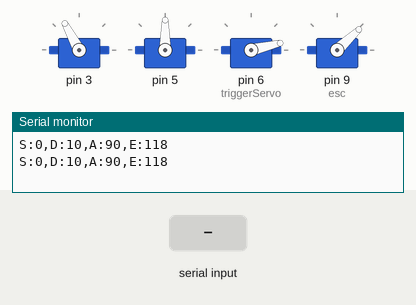
Simulated run of this sketch. Board: Arduino Uno, built with avr-gcc and run on an emulated ATmega328P. Shown: 4 × servo, the last lines printed to the serial monitor. Inputs (shaded band) come from the test bench.

Above: at 1.2 s.
1.3 s: "90,45,200\n" received over Serial
At 1.52 s:
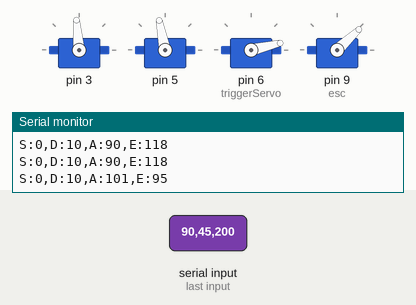
At 1.87 s:
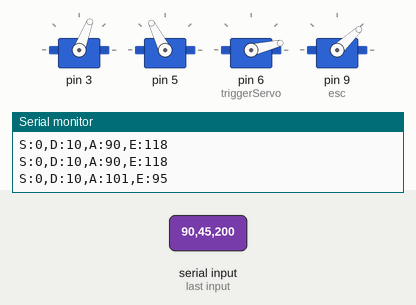
4.3 s: "30,150,10\n" received over Serial
At 4.49 s:
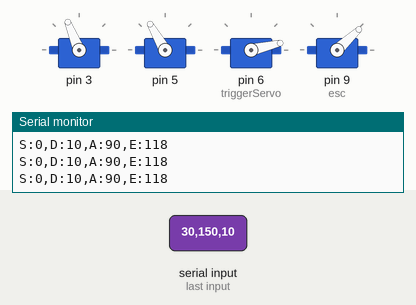
Timing chart, 0 to 7.3 s (numbered marks = the images above; inputs shaded):
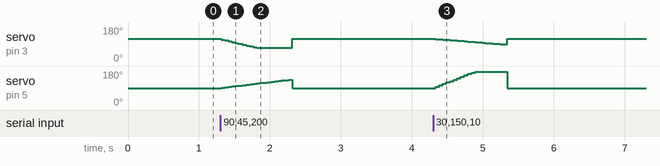

The sketch:

controAllActuatorsV2.ino
```cpp
#include <Servo.h> // Include the Servo library

enum shotStates_e {
  SHOT_STATE_IDLE,
  SHOT_STATE_SPIN_FLYWHEEL,
  SHOT_STATE_TRIGGER_FARWARD
};

shotStates_e shotStates = SHOT_STATE_IDLE;


enum gunStates_e {
  GUN_STATE_SHUTDOWN = 0,   // pwm 0 to the gun and centrelize.                         set shot state to idle if not in idle
  GUN_STATE_DISARM = 1,     // pwm 0 to the gun and follow elevation azimuth commands.  set shot state to idle if not in idle
  GUN_STATE_ARM = 2,        // hold fire, arm esc if need to.                           set shot state to idle if not in idle
  GUN_STATE_FIRE = 3,       // regular shoot command
  GUN_STATE_RELOADED = 4    // not a mode, this just update the shotFiredCounter to 0.        set shot state to idle if not in idle
};

gunStates_e gunState = GUN_STATE_SHUTDOWN;
gunStates_e gunStatePrev = GUN_STATE_SHUTDOWN;


// general parameters
int maxTargetLossTime = 1000;
int shotFiredCounter = 0;
int maxShotsInMagazin = 10;

// shot mechanism parameters:
int durationForMotorsToSpeedUpMs = 1000;
int durationForTriggerToMoveFarwardMs = 700;
int triggerServoForwardPos = 100;
int triggerServoBackPos = 13;
int flywhillIdlePwm = 990;
int flywhillSpinPwm = 1150;

int pidLoopDelayMs = 50;

uint32_t shotStateMachineEnterStateTimeStamp;


// Define a ServoController class
class ServoController {
private:
  Servo servo;         // Servo object
  int pin;             // PWM pin for the servo
  float currentPos;    // Current position of the servo (degrees)
  float velocity;      // Current velocity command (degrees per second)
  unsigned long lastUpdateTime; // Last time the servo position was updated
  float minAngle;      // Minimum angle for the servo
  float maxAngle;      // Maximum angle for the servo
  bool isBackwards;    // Flip the direction if assembled backwards

public:
  // Constructor
  ServoController(int pin, float minAngle = 0, float maxAngle = 180, bool isBackwards = false)
    : pin(pin), currentPos((minAngle + maxAngle) / 2), velocity(0),
      lastUpdateTime(0), minAngle(minAngle), maxAngle(maxAngle),
      isBackwards(isBackwards) {}

  // Attach the servo to the specified pin
  void attach() {
    servo.attach(pin);
    servo.write(currentPos); // Set initial position to the midpoint
    lastUpdateTime = millis(); // Initialize the timer
  }

  // Set a velocity command for the servo (degrees per second)
  void setVelocity(int vel) {
    velocity = isBackwards ? -vel : vel; // Flip the direction if assembled backwards
  }
  void centrelize() {
    setVelocity(0);
    currentPos = this->minAngle + (this->maxAngle - this->minAngle)/2;
  }

  // Update the servo position based on the velocity
  void update() {
    float deltaTime = (float)pidLoopDelayMs / 1000;

    // Update the current position based on the velocity
    currentPos += velocity * deltaTime;

    // Constrain the position to the servo's limits
    currentPos = constrain(currentPos, minAngle, maxAngle);

    // Write the updated position to the servo
    servo.write(currentPos);
  }

  // Get the current position of the servo
  float getPosition() {
    return currentPos;
  }

  // Set the minimum and maximum angles for the servo
  void setAngleLimits(float minA, float maxA) {
    minAngle = minA;
    maxAngle = maxA;
  }

  // Set whether the servo is assembled backwards
  void setBackwards(bool backwards) {
    isBackwards = backwards;
  }
};

// Create ServoController objects for each servo
ServoController elevationServo(3, 69, 167, true); // elevation Servo on pin 3 with limits 69° to 167
ServoController azimuthServo(5, 5, 175); // azimuth Servo on pin 5, assembled backwards
Servo triggerServo;
Servo esc; // Create a Servo object to control the ESC

void armEscs(void) {
  if ((gunState == GUN_STATE_SHUTDOWN) || (gunState == GUN_STATE_DISARM)) {
    // Initialize ESC at minimum throttle
    esc.writeMicroseconds(flywhillIdlePwm);
  }
}

void disarmEscs(void) {
  esc.writeMicroseconds(flywhillIdlePwm);
}


void setShotStateToSpinFlywheel(void) {
  esc.write(flywhillSpinPwm);
  triggerServo.write(triggerServoBackPos);
  shotStateMachineEnterStateTimeStamp = millis();
  shotStates = SHOT_STATE_SPIN_FLYWHEEL;
}

void setShotStateToTriggerForward(void) {
  triggerServo.write(triggerServoForwardPos);
  shotStateMachineEnterStateTimeStamp = millis();
  shotStates = SHOT_STATE_TRIGGER_FARWARD;
  shotFiredCounter ++;
}

void setShotStateToIdle(void) {
  triggerServo.write(triggerServoBackPos);
  esc.write(flywhillIdlePwm);

  shotStateMachineEnterStateTimeStamp = millis();
  shotStates = SHOT_STATE_IDLE;
}


void shootNow(void) {
  if (shotStates == SHOT_STATE_IDLE){
    setShotStateToSpinFlywheel();
  }
}

void handleShot(void) {
  if (gunState == GUN_STATE_DISARM || gunState == GUN_STATE_DISARM){
    setShotStateToIdle();
    return;
  }

  switch(shotStates){
    case SHOT_STATE_IDLE:
      break;

    case SHOT_STATE_SPIN_FLYWHEEL:

      if (millis() > (shotStateMachineEnterStateTimeStamp + durationForMotorsToSpeedUpMs)) {
        setShotStateToTriggerForward();
      }
      break;

    case SHOT_STATE_TRIGGER_FARWARD:
      if (millis() > (shotStateMachineEnterStateTimeStamp + durationForTriggerToMoveFarwardMs)) {
        setShotStateToIdle();
      }
      break;
  }


}

static void setGunStateToShutdown(void) {
    disarmEscs();
    elevationServo.centrelize();
    azimuthServo.centrelize();
    gunState = GUN_STATE_SHUTDOWN;
}

void publishStateToMissionController() {
  static unsigned long lastPublishTime = 0;
  unsigned long currentTime = millis();

  if (currentTime - lastPublishTime >= 500) { // Publish every 100ms
    int dartsLeftInMagazine = maxShotsInMagazin - shotFiredCounter;
    int azimuth = (int)azimuthServo.getPosition();
    int elevation = (int)elevationServo.getPosition();

    Serial.print("S:");
    Serial.print(gunState);
    Serial.print(",D:");
    Serial.print(dartsLeftInMagazine);
    Serial.print(",A:");
    Serial.print(azimuth);
    Serial.print(",E:");
    Serial.println(elevation);

    lastPublishTime = currentTime;
  }
}

void setup() {
  Serial.begin(9600); // For debugging
  elevationServo.attach();
  azimuthServo.attach();
  triggerServo.attach(6);
  esc.attach(9);
  shotFiredCounter = 0;
  setShotStateToIdle();
  setGunStateToShutdown();
}

void loop() {
  // Check if data is available on the serial port
  static int32_t lastRecivedCommandTimestamp = 0;
  if (Serial.available() > 0) {
    lastRecivedCommandTimestamp = millis();

    // Read a string from the serial port
    String command = Serial.readStringUntil('\n');
    command.trim();

    // Parse the command to extract elevation, azimuth velocities, and shoot command
    int firstSeparatorIndex = command.indexOf(',');
    int secondSeparatorIndex = command.indexOf(',', firstSeparatorIndex + 1);

    if (firstSeparatorIndex > 0 && secondSeparatorIndex > 0) {


      int elevationRateCmd = command.substring(0, firstSeparatorIndex).toInt();
      int azimuthRateCmd = command.substring(firstSeparatorIndex + 1, secondSeparatorIndex).toInt();
      int gunCommand = command.substring(secondSeparatorIndex + 1).toInt();


      // Set velocities
      elevationServo.setVelocity(elevationRateCmd);
      azimuthServo.setVelocity(azimuthRateCmd);

        // Handle shoot command
      if (gunCommand == GUN_STATE_RELOADED) {
        shotFiredCounter = 0;
      }
      if (shotFiredCounter > maxShotsInMagazin){
        setGunStateToShutdown();
      }
      else {
        switch (gunCommand) {
          case GUN_STATE_SHUTDOWN:
            setGunStateToShutdown();
            break;
          case GUN_STATE_DISARM:
            disarmEscs();
            gunState = GUN_STATE_DISARM;
            break;
          case GUN_STATE_ARM:
            armEscs();
            gunState = GUN_STATE_ARM;
            break;
          case GUN_STATE_FIRE:
            shootNow();
            gunState = GUN_STATE_FIRE;
            break;
          case GUN_STATE_RELOADED:
            default:
            break;
        }
      }
    }
  }
  else if ((millis() - lastRecivedCommandTimestamp) > maxTargetLossTime) {
      setGunStateToShutdown();
  }

  // Update the servos
  elevationServo.update();
  azimuthServo.update();
  handleShot();
  publishStateToMissionController();
  gunStatePrev = gunState;
  delay(pidLoopDelayMs); // Delay for smoother updates
}
```

Measured:
- after the input at 1.3 s, servo on pin 5: rises from 90° to 135° in 0.96 s, then falls to 90° in 0.05 s
- after the input at 4.3 s, servo on pin 5: rises from 90° to 175° in 0.55 s, then falls to 90° in 0.45 s
